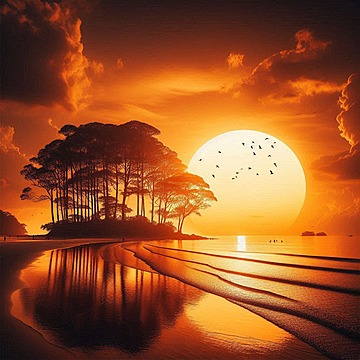
//> input picture input.png, 360 x 360 px
$ ./vq_image_compression   (built with g++ and OpenCV 4)
//> lines starting //> are read from the running program, lines starting //| are printed output that depends on the picture
#include <opencv2/opencv.hpp>
#include <iostream>
#include <vector>
#include <cmath>
#include <cstdlib>
#include <ctime>

using namespace std;
using namespace cv;

typedef vector<float> Vector;
typedef vector<Vector> Matrix;

// Parameters
const int BLOCK_SIZE = 4;          // 4x4 blocks
const int CODEBOOK_SIZE = 64;      // Number of clusters
const int MAX_ITER = 50;

// Convert image block to vector
Vector blockToVector(const Mat& block) {
    Vector vec;
    for (int i = 0; i < block.rows; ++i)
        for (int j = 0; j < block.cols; ++j)
            vec.push_back(static_cast<float>(block.at<uchar>(i, j)));
    return vec;
}

// Convert vector to image block
Mat vectorToBlock(const Vector& vec) {
    Mat block(BLOCK_SIZE, BLOCK_SIZE, CV_8U);
    for (int i = 0; i < BLOCK_SIZE * BLOCK_SIZE; ++i)
        block.at<uchar>(i / BLOCK_SIZE, i % BLOCK_SIZE) = static_cast<uchar>(vec[i]);
    return block;
}

// Compute Euclidean distance
float euclidean(const Vector& a, const Vector& b) {
    float sum = 0.0;
    for (size_t i = 0; i < a.size(); ++i)
        sum += (a[i] - b[i]) * (a[i] - b[i]);
    return sqrt(sum);
}

// Compute mean of cluster
Vector computeMean(const Matrix& cluster) {
    if (cluster.empty()) return Vector(BLOCK_SIZE * BLOCK_SIZE, 0.0f);

    Vector mean(BLOCK_SIZE * BLOCK_SIZE, 0.0f);
    for (const auto& v : cluster)
        for (size_t i = 0; i < v.size(); ++i)
            mean[i] += v[i];

    for (auto& val : mean)
        val /= cluster.size();

    return mean;
}

// K-means clustering to create codebook
Matrix createCodebook(const Matrix& vectors, int k) {
    srand(time(0));
    Matrix codebook;
    int n = vectors.size();

    // Random initialization
    for (int i = 0; i < k; ++i)
        codebook.push_back(vectors[rand() % n]);

    for (int iter = 0; iter < MAX_ITER; ++iter) {
        vector<Matrix> clusters(k);

        // Assign vectors to nearest codebook vector
        for (const auto& v : vectors) {
            float minDist = 1e9;
            int best = 0;
            for (int i = 0; i < k; ++i) {
                float d = euclidean(v, codebook[i]);
                if (d < minDist) {
                    minDist = d;
                    best = i;
                }
            }
            clusters[best].push_back(v);
        }

        // Recalculate centroids
        for (int i = 0; i < k; ++i) {
            if (!clusters[i].empty())
                codebook[i] = computeMean(clusters[i]);
        }
    }

    return codebook;
}

// Compress image using VQ
vector<int> compress(const vector<Vector>& vectors, const Matrix& codebook) {
    vector<int> indices;
    for (const auto& v : vectors) {
        float minDist = 1e9;
        int best = 0;
        for (int i = 0; i < codebook.size(); ++i) {
            float d = euclidean(v, codebook[i]);
            if (d < minDist) {
                minDist = d;
                best = i;
            }
        }
        indices.push_back(best);
    }
    return indices;
}

// Decompress using indices and codebook
Mat decompress(const vector<int>& indices, const Matrix& codebook, int h, int w) {
    Mat result(h, w, CV_8U);
    int idx = 0;

    for (int i = 0; i < h; i += BLOCK_SIZE) {
        for (int j = 0; j < w; j += BLOCK_SIZE) {
            Mat block = vectorToBlock(codebook[indices[idx++]]);
            block.copyTo(result(Rect(j, i, BLOCK_SIZE, BLOCK_SIZE)));
        }
    }
    return result;
}

int main() {
    // Load grayscale image
    Mat image = imread("input.png", IMREAD_GRAYSCALE);
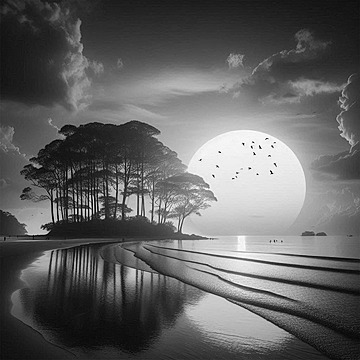
//> image: 360 rows x 360 cols, CV_8UC1; min 0, max 255, mean 98.1
    if (image.empty()) {
        cerr << "Image not found!" << endl;
        return -1;
    }

    // Crop to be divisible by block size
    int h = image.rows - image.rows % BLOCK_SIZE;
//> h = 360
    int w = image.cols - image.cols % BLOCK_SIZE;
//> w = 360
    Mat cropped = image(Rect(0, 0, w, h));

    vector<Vector> blocks;
    for (int i = 0; i < h; i += BLOCK_SIZE) {
        for (int j = 0; j < w; j += BLOCK_SIZE) {
            Mat block = cropped(Rect(j, i, BLOCK_SIZE, BLOCK_SIZE));
            blocks.push_back(blockToVector(block));
        }
    }
//> after the loop, blocks = 8100 items

    cout << "Creating codebook..." << endl;
    Matrix codebook = createCodebook(blocks, CODEBOOK_SIZE);
//> in createCodebook, `int n = vectors.size();`: n = 8100
//> after the loop in createCodebook, `for (int iter = 0; iter < MAX_ITER; ++iter)`: codebook = 64 items
//> codebook = 64 items

    cout << "Compressing..." << endl;
    vector<int> indices = compress(blocks, codebook);
//> the loop in compress, `for (const auto& v : vectors)` made 8100 passes
//> (minDist, best) on passes 1 to 3: (13.79, 43), (22.3, 27), (23.07, 41)
//> after the loop in compress, `for (const auto& v : vectors)`: indices = 8100 values, max 63 at index 1841, min 0 at index 3631, mean 34.85

    cout << "Decompressing..." << endl;
    Mat reconstructed = decompress(indices, codebook, h, w);
//> after the loop in decompress, `for (int i = 0; i < h; i += BLOCK_SIZE)`:
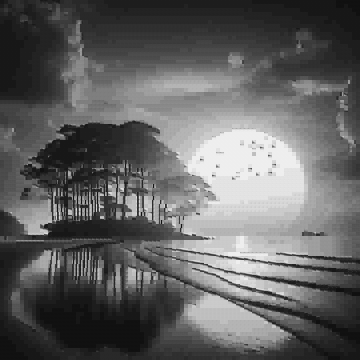
//> result: 360 rows x 360 cols, CV_8UC1; min 16, max 239, mean 97.6

    // Save output
    imwrite("compressed.png", reconstructed);

    cout << "Done. Saved to compressed.png" << endl;
    return 0;
}
